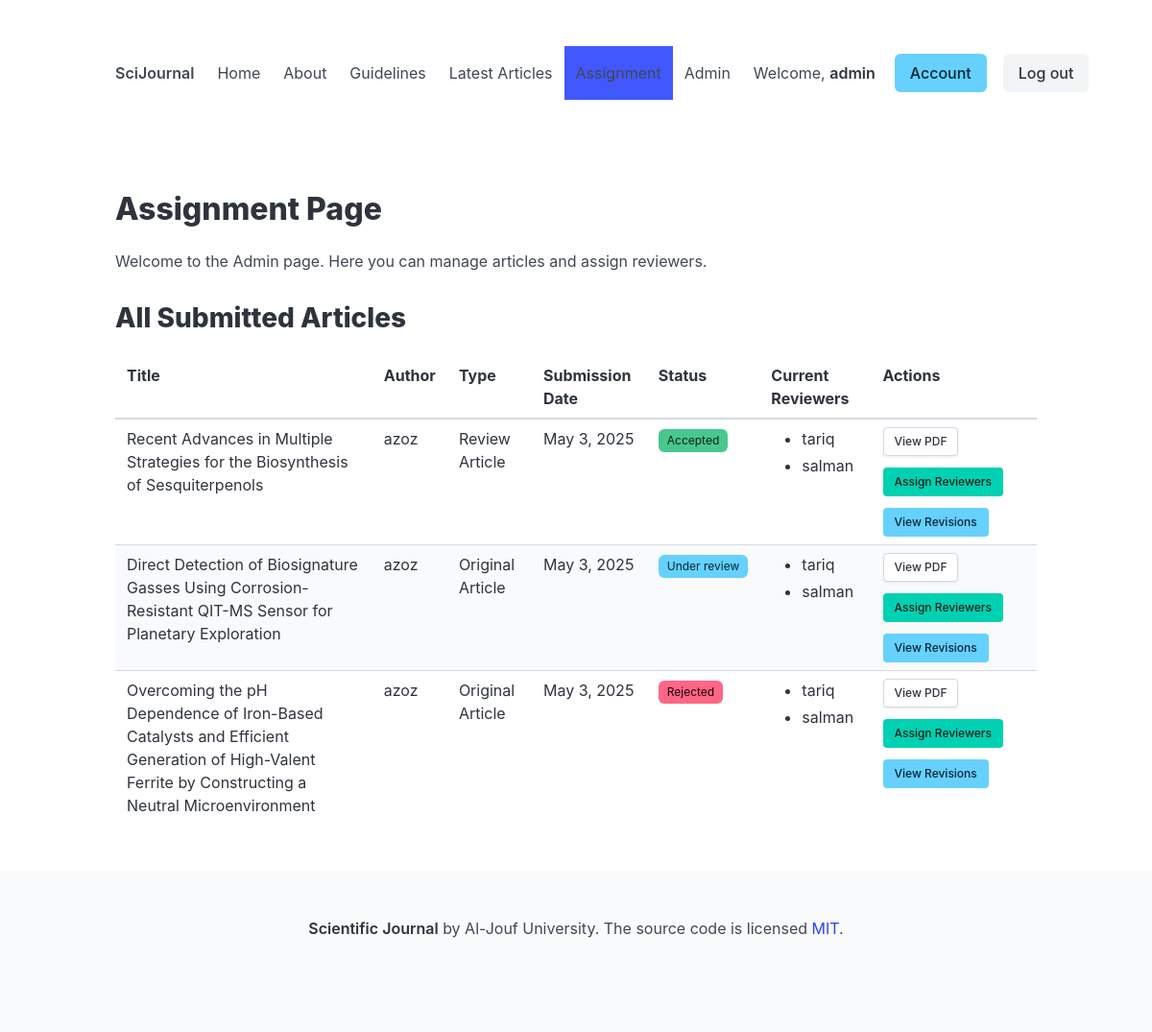
/assignment/ (signed in), run on the app's committed database.
### journal/models.py (models this page shows, shortened)
class Article(models.Model):
    ARTICLE_TYPE_CHOICES = [
        ('original', 'Original Article'),
        ('review', 'Review Article'),
    ]
    DECISION_CHOICES = [
        ('accepted', 'Accepted'),
        ('under_review', 'Under review'),
        ('revision_requested', 'Revision Requested'),
        ('rejected', 'Rejected'),
        ('withdrawn', 'Withdrawn'),
    ]
    title = models.CharField(max_length=255)
    author = models.ForeignKey(User, on_delete=models.CASCADE, related_name='articles')
    type = models.CharField(max_length=20, choices=ARTICLE_TYPE_CHOICES)
    abstract = models.TextField(blank=True, null=True)
    keywords = models.CharField(max_length=255, blank=True, null=True)
    authors = models.CharField(max_length=255, blank=True, null=True)
    pdf_file = models.FileField(upload_to='article_pdfs/', null=True, blank=True, help_text="Upload your article as a PDF file")
    submission_date = models.DateField()
    acceptance_date = models.DateField(null=True, blank=True)
    publication_date = models.DateField(null=True, blank=True)
    decision = models.CharField(max_length=20, choices=DECISION_CHOICES, default='under_review')
    reviewers = models.ManyToManyField(User, through='Review', related_name='reviewing_articles')

### journal/views.py (the view)
# urls.py: path('assignment/', views.assignment_page, name='assignment_page'),
@login_required
@user_passes_test(is_admin)
def assignment_page(request):
    articles = Article.objects.all().order_by('-submission_date')
    return render(request, 'journal/assignment_page.html', {'articles': articles})

### journal/templatetags/journal_filters.py (called while the page is built)
@register.filter
def unique_reviewers(reviewers):
    unique_dict = {}
    for reviewer in reviewers:
        if reviewer.id not in unique_dict:
            unique_dict[reviewer.id] = reviewer
    return unique_dict.values()

### journal/views.py (called while the page is built)
def is_admin(user):
    return user.is_staff or user.is_superuser

### journal/templates/journal/assignment_page.html (shortened to what this page needs)
{% extends 'journal/base.html' %}
{% load journal_filters %}
{% block content %}
<h1 class="title">Assignment Page</h1>
<div class="content">
    <p>Welcome to the Admin page. Here you can manage articles and assign reviewers.</p>
    {% if articles %}
        <h2 class="subtitle">All Submitted Articles</h2>
        <div class="table-container">
            <table class="table is-striped is-fullwidth">
                <thead>
                    <tr>
                        <th>Title</th>
                        <th>Author</th>
                        <th>Type</th>
                        <th>Submission Date</th>
                        <th>Status</th>
                        <th>Current Reviewers</th>
                        <th>Actions</th>
                    </tr>
                </thead>
                <tbody>
                    {% for article in articles %}
                    <tr>
                        <td>{{ article.title }}</td>
                        <td>{{ article.author.username }}</td>
                        <td>{{ article.get_type_display }}</td>
                        <td>{{ article.submission_date }}</td>
                        <td>
                            <span class="tag
                                {% if article.decision == 'accepted' %}is-success
                                {% elif article.decision == 'rejected' %}is-danger
                                {% elif article.decision == 'withdrawn' %}is-warning
                                {% else %}is-info{% endif %}">
                                {{ article.get_decision_display }}
                            </span>
                        </td>
                        <td>
                            {% if article.reviewers.all %}
                                <ul>
                                {% for reviewer in article.reviewers.all|unique_reviewers %}
                                    <li>{{ reviewer.username }}</li>
                                {% endfor %}
                                </ul>
                            {% else %}
                                <em>No reviewers assigned</em>
                            {% endif %}
                        </td>
                        <td>
                            <div class="buttons">
                                {% if article.pdf_file %}
                                    <a href="{{ article.pdf_file.url }}" class="button is-small" target="_blank">
                                        View PDF
                                    </a>
                                {% endif %}
                                <a href="{% url 'assign_reviewers' article.id %}" class="button is-primary is-small">
                                    Assign Reviewers
                                </a>
                                <a href="{% url 'article_revisions' article.id %}" class="button is-info is-small">
                                    View Revisions
                                </a>
                            </div>
                        </td>
                    </tr>
                    {% endfor %}
                </tbody>
            </table>
        </div>
    {% else %}
        <div class="notification is-info">
            There are no articles in the system yet.
        </div>
    {% endif %}
</div>
{% endblock %}

### journal/templates/journal/base.html (shortened to what this page needs)
<!DOCTYPE html>
<html>
<head>
    <link rel="stylesheet" href="https://cdn.jsdelivr.net/npm/bulma@1.0.0/css/bulma.min.css">
</head>
<body>
    <section class="section">
        <div class="container">
            <nav class="navbar" role="navigation" aria-label="main navigation">
                <div class="navbar-brand">
                    <a class="navbar-item" href="{% url 'home_page' %}">
                        <strong>SciJournal</strong>
                    </a>
                </div>
                <div id="navbarBasicExample" class="navbar-menu">
                    <div class="navbar-start">
                        <a class="navbar-item {% if request.resolver_match.url_name == 'home_page' %}is-active{% endif %}" href="{% url 'home_page' %}">
                            Home
                        </a>
                        <a class="navbar-item {% if request.resolver_match.url_name == 'about_page' %}is-active{% endif %}" href="{% url 'about_page' %}">
                            About
                        </a>
                        <a class="navbar-item {% if request.resolver_match.url_name == 'guidelines_page' %}is-active{% endif %}" href="{% url 'guidelines_page' %}">
                            Guidelines
                        </a>
                        <a class="navbar-item {% if request.resolver_match.url_name == 'accepted_articles' %}is-active{% endif %}" href="{% url 'accepted_articles' %}">
                            Latest Articles
                        </a>
                        {% if user.is_authenticated %}
                            {% if user.is_staff or user.is_superuser %}
                                <a class="navbar-item {% if request.resolver_match.url_name == 'assignment_page' %}is-active{% endif %}" href="{% url 'assignment_page' %}">
                                    Assignment
                                </a>
                                <a class="navbar-item" href="{% url 'admin:index' %}">
                                    Admin
                                </a>
                            {% endif %}
                        {% endif %}
                    </div>
                    <div class="navbar-end">
                        <div class="navbar-item">
                            {% if user.is_authenticated %}
                                <span class="mr-2">Welcome, <strong>{{ user.username }}</strong></span>
                            {% endif %}
                            <div class="buttons">
                                {% if user.is_authenticated %}
                                    <a class="button is-info {% if request.resolver_match.url_name == 'account_page' %}is-active{% endif %}" href="{% url 'account_page' %}">
                                        Account
                                    </a>
                                    <form method="post" action="{% url 'logout_page' %}" style="display: inline; margin-left: 5px;">
                                        <button type="submit" class="button is-light">
                                            Log out
                                        </button>
                                    </form>
                                {% endif %}
                            </div>
                        </div>
                    </div>
                </div>
            </nav>
        </div>
    </section>
    <section class="section">
        <div class="container">
            {% block content %}
            {% endblock %}
        </div>
    </section>
    <footer class="footer">
        <div class="content has-text-centered">
            <p>
                <strong>Scientific Journal</strong> by  Al-Jouf University. The source code is licensed
                <a href="http://opensource.org/licenses/mit-license.php">MIT</a>.
            </p>
        </div>
    </footer>
</body>
</html>

### data on the page
Article: title "Recent Advances in Multiple Strategies for the Biosynthesis of Sesquiterpenols", author.username "azoz", type "Review Article", submission_date "May 3, 2025", decision "Accepted"
Article: title "Direct Detection of Biosignature Gasses Using Corrosion-Resistant QIT-MS Sensor for Planetary Exploration", author.username "azoz", type "Original Article", submission_date "May 3, 2025", decision "Under review"
Article: title "Overcoming the pH Dependence of Iron-Based Catalysts and Efficient Generation of High-Valent Ferrite by Constructing a Neutral Microenvironment", author.username "azoz", type "Original Article", submission_date "May 3, 2025", decision "Rejected"

### other printed values
{{ user.username }} "admin"
{{ reviewer.username }} "tariq"
{{ reviewer.username }} "salman"
